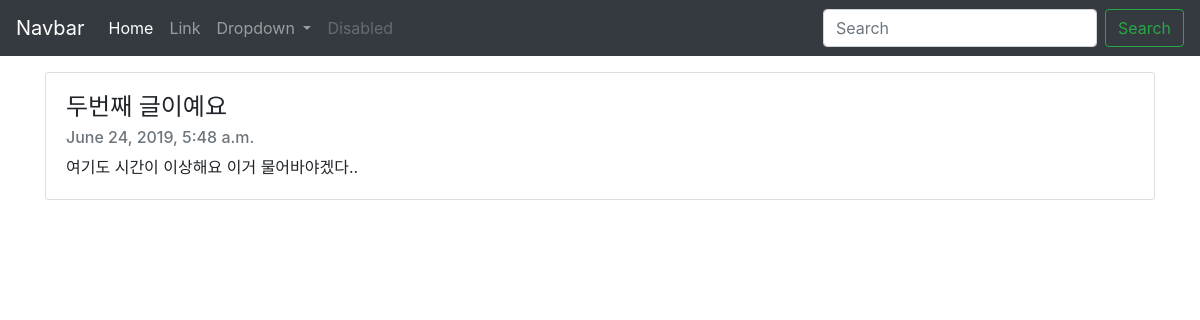
Page /blog/2 on the committed database.
### blogapp/models.py (models this page shows, shortened)
class Blog(models.Model):
    title = models.CharField(max_length=200)
    pub_date = models.DateTimeField('date published')
    body = models.TextField()

### blogapp/views.py (the view)
# urls.py: path('blog/<int:blog_id>', blogapp.views.detail, name='detail'),
def detail(request, blog_id):
    details = get_object_or_404(Blog, pk=blog_id)
    return render(request, 'detail.html', {"details" :details})

### blogapp/Templates/detail.html (shortened to what this page needs)
<!DOCTYPE html>
<html lang="kr">
<head>
    <link rel="stylesheet" href="https://stackpath.bootstrapcdn.com/bootstrap/4.3.1/css/bootstrap.min.css">
</head>
<body>
    <nav class="navbar navbar-expand-lg navbar-dark bg-dark">
        <a class="navbar-brand" href="#">Navbar</a>
        <div class="collapse navbar-collapse" id="navbarSupportedContent">
          <ul class="navbar-nav mr-auto">
            <li class="nav-item active">
              <a class="nav-link" href="#">Home <span class="sr-only">(current)</span></a>
            </li>
            <li class="nav-item">
              <a class="nav-link" href="#">Link</a>
            </li>
            <li class="nav-item dropdown">
              <a class="nav-link dropdown-toggle" href="#" id="navbarDropdown" role="button" data-toggle="dropdown" aria-haspopup="true" aria-expanded="false">
                Dropdown
              </a>
            </li>
            <li class="nav-item">
              <a class="nav-link disabled" href="#" tabindex="-1" aria-disabled="true">Disabled</a>
            </li>
          </ul>
          <form class="form-inline my-2 my-lg-0">
            <input class="form-control mr-sm-2" type="search" placeholder="Search" aria-label="Search">
            <button class="btn btn-outline-success my-2 my-sm-0" type="submit">Search</button>
          </form>
        </div>
      </nav>
      <div class="container">
            <div class="card mt-3">
                    <div class="card-body">
                      <h4 class="card-title">{{details.title}}</h4>
                      <h6 class="card-subtitle mb-2 text-muted">{{details.pub_date}}</h6>
                      <p class="card-text">{{details.body}}</p>
                    </div>
                  </div>
      </div>
</body>
</html>

### rows in the picture
Blog: title "두번째 글이예요", pub_date "June 24, 2019, 5:48 a.m.", body "여기도 시간이 이상해요 이거 물어바야겠다.."
